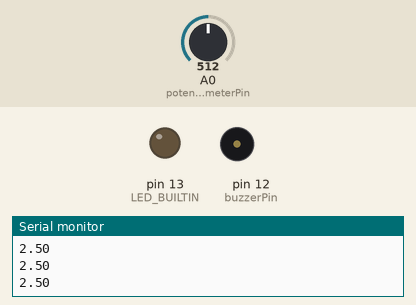
Bench run of a sketch on a simulated Arduino Uno, built with avr-gcc and run on an emulated ATmega328P. Shown: output pins drawn as LEDs (lit = HIGH), buzzer (waves = sounding), the last lines printed to the serial monitor. The test bench sets the inputs (shaded band); at power-on: A0 (potentiometerPin) = 512.

Above: at 1.2 s.
1.3 s: A0 (potentiometerPin) set to 604
2.8 s: A0 (potentiometerPin) set to 631
At 4.0 s:
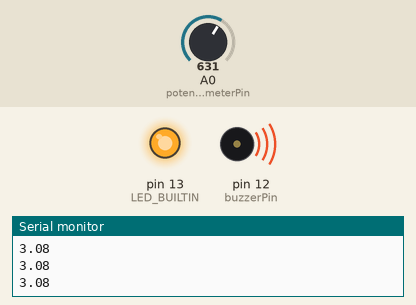
4.3 s: A0 (potentiometerPin) set to 523
5.8 s: A0 (potentiometerPin) set to 504
At 6.3 s:
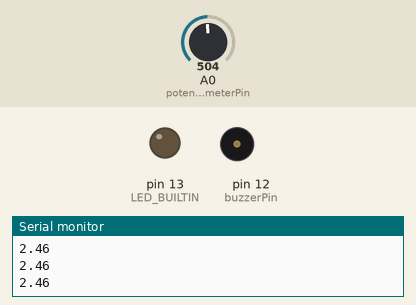
7.3 s: A0 (potentiometerPin) set to 716
At 8.6 s:
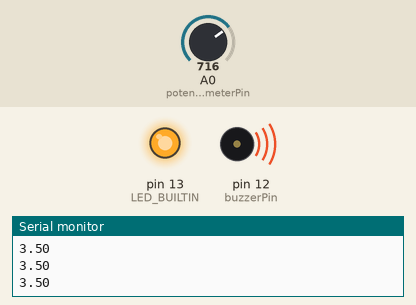
Timing chart, 0 to 9.8 s (numbered marks = the images above; inputs shaded):
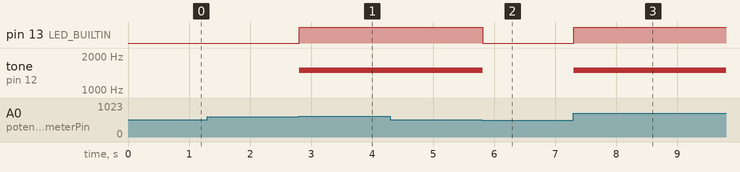

Measured:
- the behaviour switches between 613 and 614 on A0 (potentiometerPin) (found by bisection; images 0 and 1)
- the behaviour switches between 512 and 511 on A0 (potentiometerPin) (found by bisection; images 1 and 2)
- after the input at 2.8 s, pin 13 (LED_BUILTIN): LOW → HIGH at once; tone on pin 12 (buzzerPin): silent → 1500 Hz at once
- after the input at 5.8 s, pin 13 (LED_BUILTIN): HIGH → LOW at once; tone on pin 12 (buzzerPin): 1500 Hz → silent at once
- after the input at 7.3 s, pin 13 (LED_BUILTIN): LOW → HIGH at once; tone on pin 12 (buzzerPin): silent → 1500 Hz at once

The sketch:

Code.ino
```cpp
const int potentiometerPin = A0;
const int buzzerPin = 12;
const int buzzerFrequency = 1500;
const float voltageRatio = 5.0 / 1023;
const float upperThreshold = 3.0;
const float lowerThreshold = 2.5;

bool isExceeded = false;

void setup() {
  pinMode(LED_BUILTIN, OUTPUT);
  pinMode(potentiometerPin, INPUT);
  pinMode(buzzerPin, OUTPUT);
  Serial.begin(9600);
}

void loop() {
  const float voltage = analogRead(potentiometerPin) * voltageRatio;
  Serial.println(voltage);
  if (voltage > upperThreshold || voltage > lowerThreshold && isExceeded) {
    isExceeded = true;
    tone(buzzerPin, buzzerFrequency);
    digitalWrite(LED_BUILTIN, HIGH);
  } else {
    isExceeded = false;
    noTone(buzzerPin);
    digitalWrite(LED_BUILTIN, LOW);
  }
}
```
